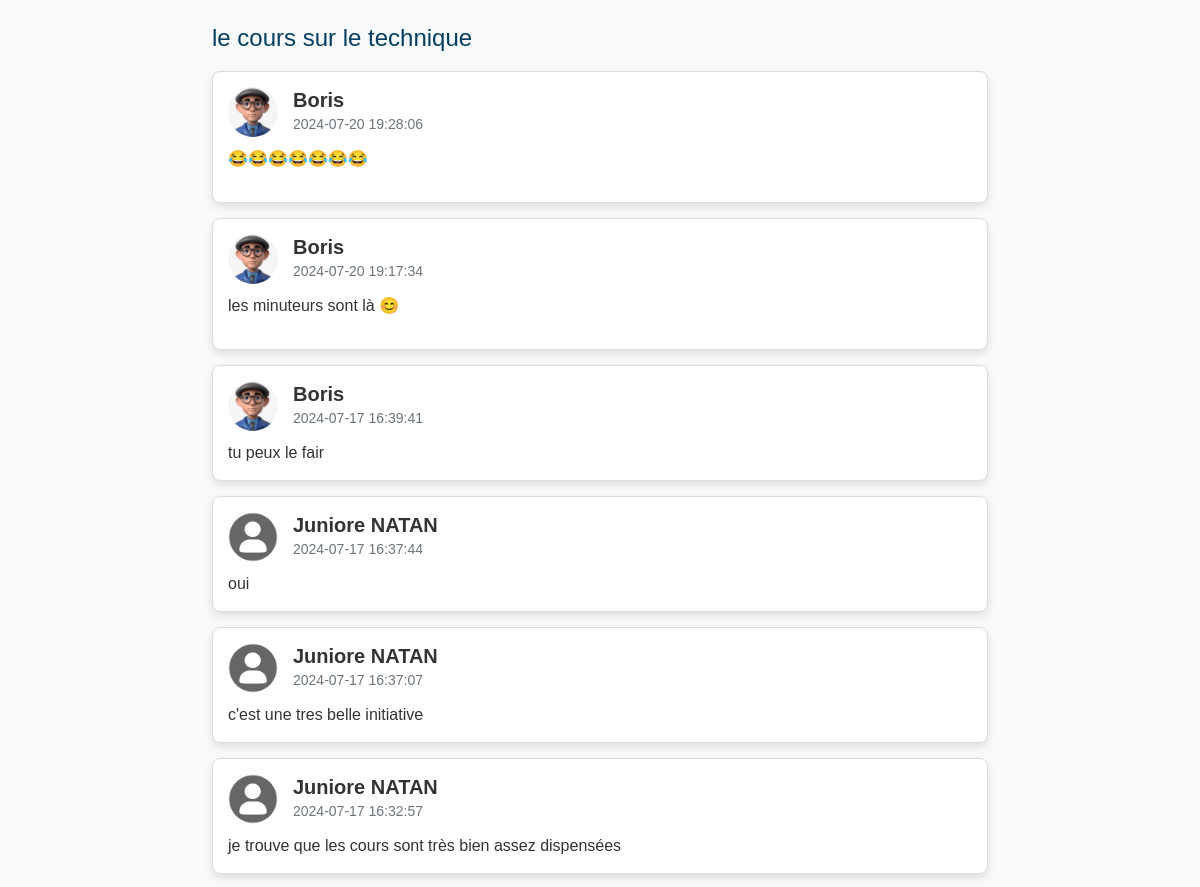
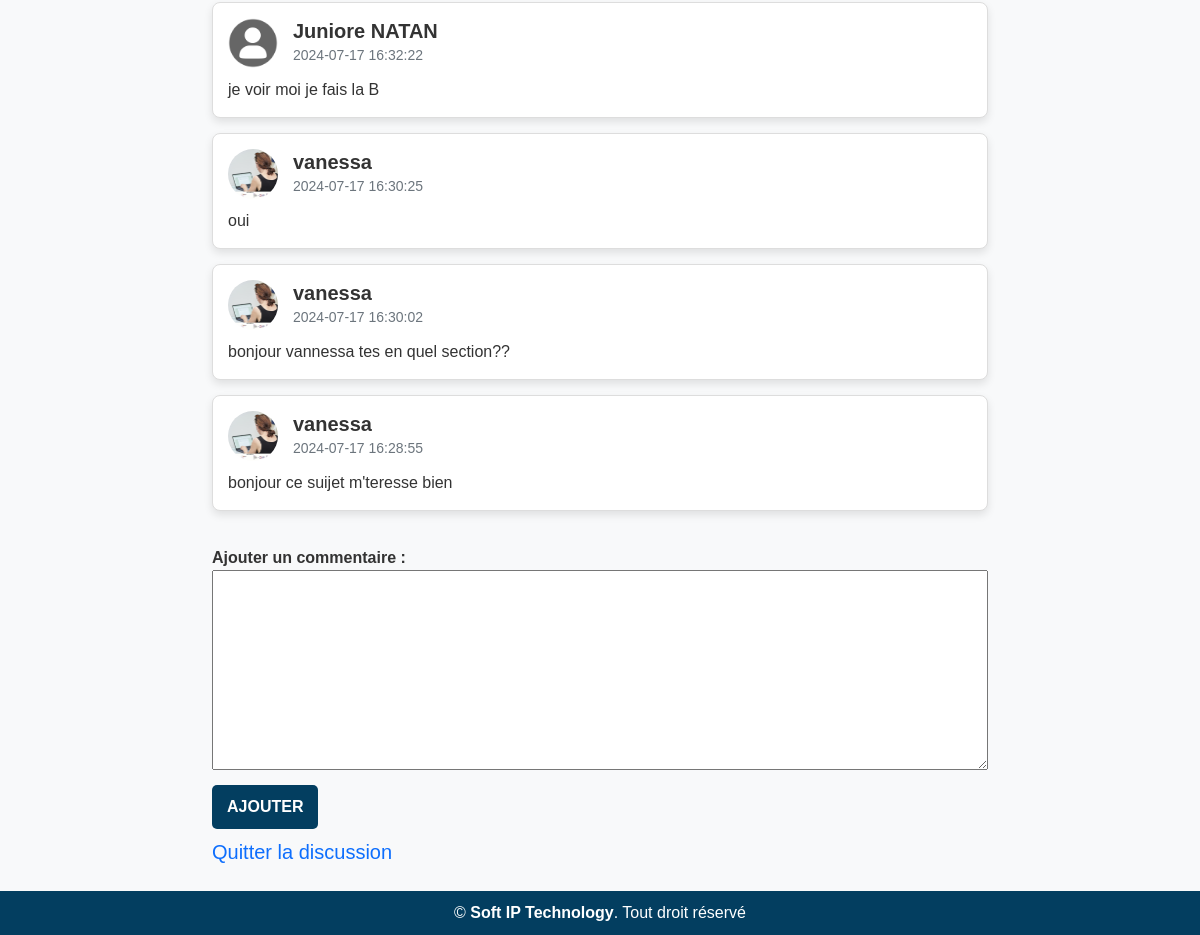
Screenshot of /forum/topic.php?id=2 (signed in) with the database file from the repository (2 pictures, top to bottom).
### tables this page shows
CREATE TABLE `topics` (
  `id` int(11) NOT NULL,
  `title` varchar(255) NOT NULL,
  `description` text DEFAULT NULL,
  `created_by` int(11) DEFAULT NULL,
  `created_at` timestamp NOT NULL DEFAULT current_timestamp()
);

CREATE TABLE `discussions` (
  `id` int(11) NOT NULL,
  `topic_id` int(11) DEFAULT NULL,
  `student_id` int(11) DEFAULT NULL,
  `message` text NOT NULL,
  `created_at` timestamp NOT NULL DEFAULT current_timestamp(),
  `trainer_id` int(11) DEFAULT NULL,
  `admin_id` int(11) DEFAULT NULL
);

CREATE TABLE `trainers` (
  `id` int(11) NOT NULL,
  `username` varchar(255) NOT NULL,
  `password` varchar(255) NOT NULL,
  `email` varchar(100) DEFAULT NULL,
  `phone_number` varchar(15) DEFAULT NULL,
  `bio` text DEFAULT NULL,
  `avatar` varchar(255) DEFAULT NULL
);

CREATE TABLE `students` (
  `id` int(11) NOT NULL,
  `username` varchar(255) NOT NULL,
  `password` varchar(255) NOT NULL,
  `email` varchar(255) NOT NULL,
  `phone_number` varchar(20) NOT NULL,
  `avatar` mediumblob DEFAULT NULL
);

### forum/topic.php (the view, shortened to what this page needs)
<?php
include('../admin/config.php');
$topic_id = $_GET['id'];
$query = "SELECT * FROM topics WHERE id = :id";
$stmt = $pdo->prepare($query);
$stmt->bindParam(':id', $topic_id, PDO::PARAM_INT);
$stmt->execute();
$topic = $stmt->fetch(PDO::FETCH_ASSOC);
$query = "SELECT discussions.*,
                 students.username AS student_username, students.avatar AS student_avatar,
                 trainers.username AS trainer_username, trainers.avatar AS trainer_avatar,
                 administrators.username AS admin_username
          FROM discussions
          LEFT JOIN students ON discussions.student_id = students.id
          LEFT JOIN trainers ON discussions.trainer_id = trainers.id
          LEFT JOIN administrators ON discussions.admin_id = administrators.id
          WHERE topic_id = :topic_id
          ORDER BY created_at DESC";
$stmt = $pdo->prepare($query);
$stmt->bindParam(':topic_id', $topic_id, PDO::PARAM_INT);
$stmt->execute();
$discussions = $stmt->fetchAll(PDO::FETCH_ASSOC);
?>
<!DOCTYPE html>
<html lang="fr">
<head>
    <link rel="stylesheet" href="https://cdn.jsdelivr.net/npm/bootstrap@5.3.0/dist/css/bootstrap.min.css">
    <link rel="stylesheet" href="https://cdnjs.cloudflare.com/ajax/libs/summernote/0.8.18/summernote-lite.min.css">
    <link rel="stylesheet" href="https://cdn.jsdelivr.net/npm/bootstrap-icons@1.11.3/font/bootstrap-icons.min.css">
</head>
<body>
    <div class="container">
        <div class="topic-title"><?php echo htmlspecialchars($topic['title']); ?></div>
        <ul class="list-group">
            <?php foreach ($discussions as $discussion): ?>
                <li class="discussion-item">
                    <div class="discussion-header">
                        <?php
                        $username = '';
                        $avatar = '';
                        if (!empty($discussion['student_username'])) {
                            $username = $discussion['student_username'];
                            $avatar = $discussion['student_avatar'];
                        } elseif (!empty($discussion['trainer_username'])) {
                            $username = $discussion['trainer_username'];
                            $avatar = $discussion['trainer_avatar'];
                        } elseif (!empty($discussion['admin_username'])) {
                            $username = $discussion['admin_username'];
                            $avatar = '';
                        }
                        if (!empty($avatar)): ?>
                            <img src="<?php echo htmlspecialchars($avatar); ?>" alt="Avatar" class="avatar">
                        <?php else: ?>
                            <img src="../avatar_img/default_avatar.png" alt="Avatar par défaut" class="avatar">
                        <?php endif; ?>
                        <div>
                            <h5><?php echo htmlspecialchars($username); ?></h5>
                            <small><?php echo htmlspecialchars($discussion['created_at']); ?></small>
                        </div>
                    </div>
                    <div class="discussion-body">
                        <?php echo ($discussion['message']); ?>
                    </div>
                </li>
            <?php endforeach; ?>
        </ul>
        <form method="post" action="submit_discussion.php" class="form-group">
            <label for="message">Ajouter un commentaire :</label>
            <textarea id="summernote" name="message" required></textarea>
            <button type="submit" class="btn btn-primary mt-2 mb-2">Ajouter</button>
        </form>
            <?php if (isset($_SESSION['student_id'])): ?>
                <p class="mb-4">
                    <a href="../admin/logout.php">Quitter la discussion</a>
                </p>
            <?php else: ?>
                <li><a href="../students/login_student_cool.php">Connexion Étudiant</a></li>
                <li><a href="../trainers/login_trainer.php">Connexion Formateur</a></li>
                <li><a href="../admin/login_admin.php">Connexion Admin</a></li>
            <?php endif; ?>
    </div>
    <?php require_once ('../inclusion/footer_2.php'); ?>
</body>
</html>

### inclusion/footer_2.php (shortened to what this page needs)
<footer class="linkFooter">
        <p>&copy; <strong><span>Soft IP Technology</span></strong>. Tout droit réservé</p>
    </footer>

### forum/topic.php (style rules this page uses)
body { background-color: #f8f9fa; color: #333; font-family: Arial, sans-serif; }
.container { margin-top: 20px; max-width: 800px; }
.topic-title { margin-bottom: 15px; font-size: 1.5rem; font-weight: normal; color: #033e60; }
.discussion-item { background-color: #fff; border: 1px solid #ddd; border-radius: 8px; padding: 15px; margin-bottom: 15px; box-shadow: 0 4px 8px rgba(0, 0, 0, 0.1); }
.avatar { width: 50px; height: 50px; border-radius: 50%; object-fit: cover; margin-right: 15px; }
.discussion-header { display: flex; align-items: center; margin-bottom: 10px; }
.discussion-header h5 { margin: 0; font-size: 1.25rem; font-weight: bold; }
.discussion-header small { color: #6c757d; }
.discussion-body { font-size: 1rem; line-height: 1.5; }
.btn-primary { background-color: #033e60; border: none; padding: 10px 15px; font-size: 1rem; border-radius: 5px; text-transform: uppercase; font-weight: bold; cursor: pointer; }
.form-group { margin-top: 20px; }
.form-group label { font-weight: bold; }
.form-group textarea { width: 100%; height: 200px; }
ul li { list-style: none; }
a { font-size: 20px; margin-bottom: 1.5em; text-decoration: none; }

### inclusion/footer_2.php (style rules this page uses)
html, body { height: 100%; margin: 0; }
body { display: flex; flex-direction: column; background-color: #f8f9fa; color: #333; }
.container { flex: 1; }
.linkFooter { background-color: #033e60; color: #fff; text-align: center; }
.linkFooter p { margin: 0; padding: 10px 0; }

### rows the page displays
topics: title "le cours sur le technique"
discussions: trainer.avatar (picture), trainer.username "Boris", created_at "2024-07-20 19:28:06", message "😂😂😂😂😂😂😂"
discussions: trainer.avatar (picture), trainer.username "Boris", created_at "2024-07-20 19:17:34", message "les minuteurs sont là 😊"
discussions: trainer.avatar (picture), trainer.username "Boris", created_at "2024-07-17 16:39:41", message "tu peux le fair"
discussions: student.avatar (picture), student.username "Juniore NATAN", created_at "2024-07-17 16:37:44", message "oui"
discussions: student.avatar (picture), student.username "Juniore NATAN", created_at "2024-07-17 16:37:07", message "c'est une tres belle initiative"
discussions: student.avatar (picture), student.username "Juniore NATAN", created_at "2024-07-17 16:32:57", message "je trouve que les cours sont très bien assez dispensées"
discussions: student.avatar (picture), student.username "Juniore NATAN", created_at "2024-07-17 16:32:22", message "je voir moi je fais la B"
discussions: student.avatar (picture), student.username "vanessa", created_at "2024-07-17 16:30:25", message "oui"
discussions: student.avatar (picture), student.username "vanessa", created_at "2024-07-17 16:30:02", message "bonjour vannessa tes en quel section??"
discussions: student.avatar (picture), student.username "vanessa", created_at "2024-07-17 16:28:55", message "bonjour ce suijet m'teresse bien"
